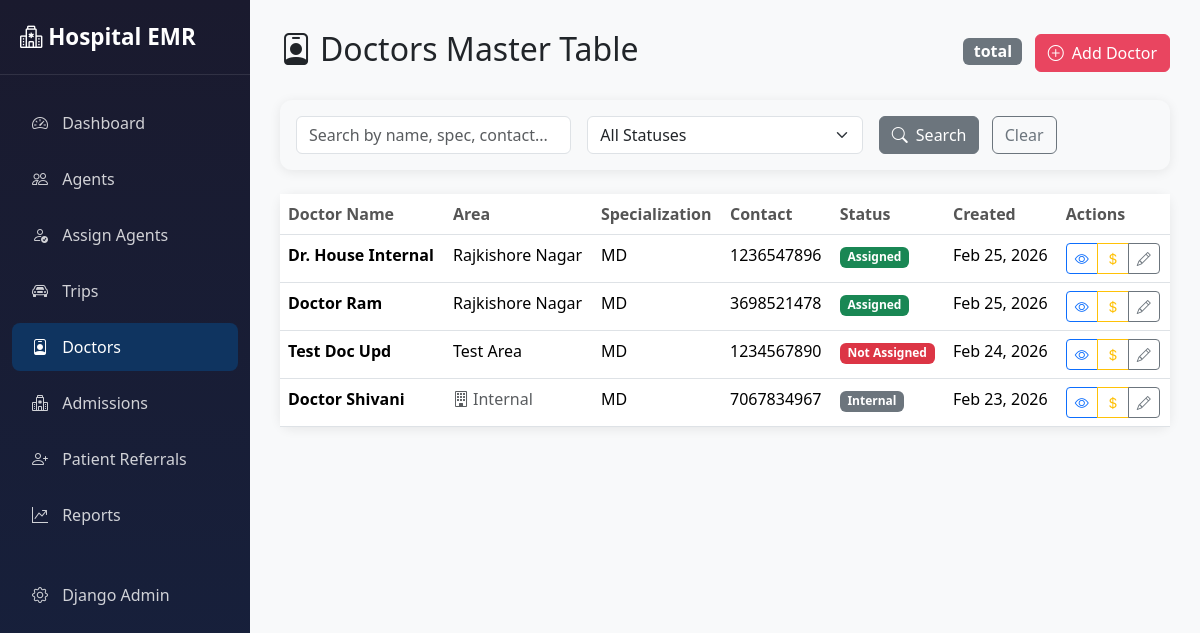
The page /portal/doctors/ (signed in) on the database its author committed.
### core/models.py (models this page shows, shortened)
class DoctorReferral(models.Model):
    address_details = models.OneToOneField(Address, on_delete=models.SET_NULL, null=True, blank=True, related_name='doctor')
    trip = models.ForeignKey(Trip, on_delete=models.SET_NULL, null=True, blank=True, related_name='doctor_referrals')
    agent = models.ForeignKey(User, on_delete=models.SET_NULL, null=True, blank=True, related_name='doctor_referrals_legacy', limit_choices_to={'role': 'advisor'})
    name = models.CharField(max_length=100)
    contact_number = models.CharField(max_length=20, blank=True, null=True)
    specialization = models.CharField(max_length=100, blank=True, null=True)
    degree_qualification = models.CharField(max_length=100, default='MBBS', blank=True)
    email = models.EmailField(max_length=100, blank=True, null=True)
    remarks = models.TextField(blank=True, null=True)
    additional_details = models.TextField(blank=True, null=True)
    created_at = models.DateTimeField(auto_now_add=True)
    is_internal = models.BooleanField(default=False, help_text="Internal doctors do not need addresses and cannot be assigned to agents.")
    DOCTOR_STATUS_CHOICES = (
        ('Assigned', 'Assigned'),
        ('Referred', 'Referred'),
        ('Internal', 'Internal'),
    )
    status = models.CharField(max_length=50, choices=DOCTOR_STATUS_CHOICES, default='Assigned')
    visit_image = models.ImageField(upload_to='doctor_visits/', null=True, blank=True)
    visit_lat = models.DecimalField(max_digits=20, decimal_places=15, null=True, blank=True)
    visit_long = models.DecimalField(max_digits=20, decimal_places=15, null=True, blank=True)
    class Meta:
        ordering = ['-created_at']

class Address(models.Model):
    area = models.ForeignKey(Area, on_delete=models.CASCADE, related_name='addresses')
    street = models.CharField(max_length=200, blank=True, null=True)
    landmark = models.CharField(max_length=200, blank=True, null=True)
    pincode = models.CharField(max_length=10, blank=True, null=True)

class Area(models.Model):
    name = models.CharField(max_length=100, unique=True, help_text="e.g. Downtown, North Zone")
    street = models.CharField(max_length=200, blank=True, null=True)
    landmark = models.CharField(max_length=200, blank=True, null=True)
    city = models.CharField(max_length=100)
    pincode = models.CharField(max_length=10, default='')
    state = models.CharField(max_length=100, default='Maharashtra')
    region = models.CharField(max_length=100, blank=True, null=True, help_text="e.g. Vidarbha, West")
    description = models.TextField(blank=True, null=True)
    agent = models.ForeignKey(User, on_delete=models.SET_NULL, null=True, blank=True,
                            related_name='assigned_areas', limit_choices_to={'role': 'advisor'})
    created_at = models.DateTimeField(auto_now_add=True)
    class Meta:
        ordering = ['city', 'name']

### portal/views.py (the view, shortened to what this page needs)
# urls.py: path('doctors/', views.DoctorListView.as_view(), name='doctor_list'),
class DoctorListView(PortalMixin, ListView):
    model = DoctorReferral
    template_name = 'portal/doctors/list.html'
    context_object_name = 'doctors'
    def get_queryset(self):
        queryset = DoctorReferral.objects.select_related('agent', 'trip', 'address_details__area').order_by('-created_at')
        q = self.request.GET.get('q')
        agent_id = self.request.GET.get('agent')
        if agent_id:
            queryset = queryset.filter(agent_id=agent_id)
        assigned_area_ids = set(
            AgentAssignment.objects.values_list('area_id', flat=True)
        )
        seen_names = set()
        unique_doctors = []
        for doctor in queryset:
            name_key = doctor.name.lower().strip()
            if name_key not in seen_names:
                seen_names.add(name_key)
                doctor.visit_count = DoctorReferral.objects.filter(name__iexact=doctor.name).count()
                area_id = getattr(getattr(getattr(doctor, 'address_details', None), 'area', None), 'id', None)
                doctor.is_assigned = area_id is not None and area_id in assigned_area_ids
                unique_doctors.append(doctor)
        status = self.request.GET.get('status')
        if status == 'Assigned':
            unique_doctors = [d for d in unique_doctors if d.is_assigned]
        elif status == 'Not Assigned':
            unique_doctors = [d for d in unique_doctors if not d.is_assigned]
        return unique_doctors
    def get_context_data(self, **kwargs):
        context = super().get_context_data(**kwargs)
        context['agents'] = User.objects.filter(role='advisor', is_active=True)
        return context

### portal/views.py (called while the page is built)
    @method_decorator(staff_member_required)
    def dispatch(self, request, *args, **kwargs):
        return super().dispatch(request, *args, **kwargs)

### portal/templates/portal/doctors/list.html (shortened to what this page needs)
{% extends 'portal/base.html' %}
{% block content %}
<div class="d-flex justify-content-between align-items-center mb-4">
    <h2><i class="bi bi-person-badge me-2"></i>Doctors Master Table</h2>
    <div>
        <span class="badge bg-secondary fs-6 me-2">{{ doctors.count }} total</span>
        <a href="{% url 'portal:doctor_create' %}" class="btn btn-primary">
            <i class="bi bi-plus-circle me-1"></i> Add Doctor
        </a>
    </div>
</div>
<div class="card mb-4 bg-light border-0">
    <div class="card-body py-3">
        <form method="get" class="row g-3 align-items-center">
            <div class="col-md-4">
                <input type="text" name="q" class="form-control" placeholder="Search by name, spec, contact..."
                    value="{{ request.GET.q }}">
            </div>
            <div class="col-md-4">
                <select name="status" class="form-select">
                    <option value="">All Statuses</option>
                </select>
            </div>
            <div class="col-md-4">
                <button type="submit" class="btn btn-secondary me-2">
                    <i class="bi bi-search me-1"></i> Search
                </button>
                <a href="{% url 'portal:doctor_list' %}" class="btn btn-outline-secondary">Clear</a>
            </div>
        </form>
    </div>
</div>
<div class="card">
    <div class="card-body p-0">
        <table class="table table-hover mb-0">
            <thead>
                <tr>
                    <th>Doctor Name</th>
                    <th>Area</th>
                    <th>Specialization</th>
                    <th>Contact</th>
                    <th>Status</th>
                    <th>Created</th>
                    <th>Actions</th>
                </tr>
            </thead>
            <tbody>
                {% for doctor in doctors %}
                <tr>
                    <td>
                        <strong>{{ doctor.name }}</strong>
                    </td>
                    <td>
                        {% if doctor.is_internal %}
                        <span class="text-muted"><i class="bi bi-building me-1"></i>Internal</span>
                        {% elif doctor.address_details %}
                        {{ doctor.address_details.area.name }}
                        {% else %}
                        <span class="text-muted">-</span>
                        {% endif %}
                    </td>
                    <td>{{ doctor.specialization|default:"-" }}</td>
                    <td>{{ doctor.contact_number|default:"-" }}</td>
                    <td>
                        {% if doctor.is_internal %}
                        <span class="badge bg-secondary">Internal</span>
                        {% elif doctor.is_assigned %}
                        <span class="badge bg-success">Assigned</span>
                        {% else %}
                        <span class="badge bg-danger">Not Assigned</span>
                        {% endif %}
                    </td>
                    <td>{{ doctor.created_at|date:"M d, Y" }}</td>
                    <td>
                        <div class="btn-group btn-group-sm">
                            <a href="{% url 'portal:doctor_detail' doctor.pk %}" class="btn btn-outline-primary"
                                title="View Details">
                                <i class="bi bi-eye"></i>
                            </a>
                            <a href="{% url 'portal:doctor_commission' doctor.pk %}" class="btn btn-outline-warning"
                                title="Manage Commissions">
                                <i class="bi bi-currency-dollar"></i>
                            </a>
                            <a href="{% url 'portal:doctor_edit' doctor.pk %}" class="btn btn-outline-secondary"
                                title="Edit">
                                <i class="bi bi-pencil"></i>
                            </a>
                        </div>
                    </td>
                </tr>
                {% empty %}
                <tr>
                    <td colspan="7" class="text-center text-muted py-4">
                        No doctors in the system yet. <a href="{% url 'portal:doctor_create' %}">Add one</a>
                    </td>
                </tr>
                {% endfor %}
            </tbody>
        </table>
    </div>
</div>
{% endblock %}

### portal/templates/portal/base.html (style rules this page uses)
:root { --primary-color: #1a1a2e; --secondary-color: #16213e; --accent-color: #0f3460; --highlight-color: #e94560; }
body { background-color: #f8f9fa; min-height: 100vh; }
.card { border: none; border-radius: 12px; box-shadow: 0 2px 12px rgba(0, 0, 0, 0.08); }
.btn-primary { background-color: var(--highlight-color); border-color: var(--highlight-color); }
.table th { font-weight: 600; color: #555; border-top: none; }

### rows shown on the page
DoctorReferral: name "Dr. House Internal", address_details.area.name "Rajkishore Nagar", specialization "MD", contact_number "1236547896", is_internal "Assigned", created_at "Feb 25, 2026"
DoctorReferral: name "Doctor Ram", address_details.area.name "Rajkishore Nagar", specialization "MD", contact_number "3698521478", is_internal "Assigned", created_at "Feb 25, 2026"
DoctorReferral: name "Test Doc Upd", address_details.area.name "Test Area", specialization "MD", contact_number "1234567890", is_internal "Not Assigned", created_at "Feb 24, 2026"
DoctorReferral: name "Doctor Shivani", is_internal True (drawn), specialization "MD", contact_number "7067834967", created_at "Feb 23, 2026"
